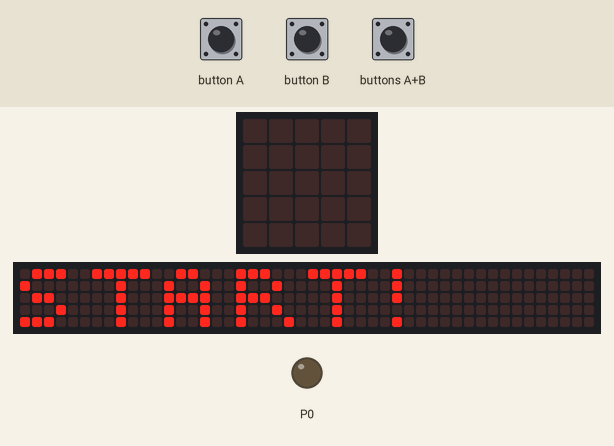
Bench run of a program on a simulated BBC micro:bit (MakeCode). On the bench: the board's 5×5 LED display, a strip that is not on the board, showing the scrolling text unrolled, output pins drawn as LEDs (lit = HIGH). The test bench sets the inputs (shaded band). The 48×5 strip is a reading aid, not a part: it shows the text the display is scrolling, unrolled, one strip-width of it at a time.

Above: at 5.6 s.
At 7.5 s:
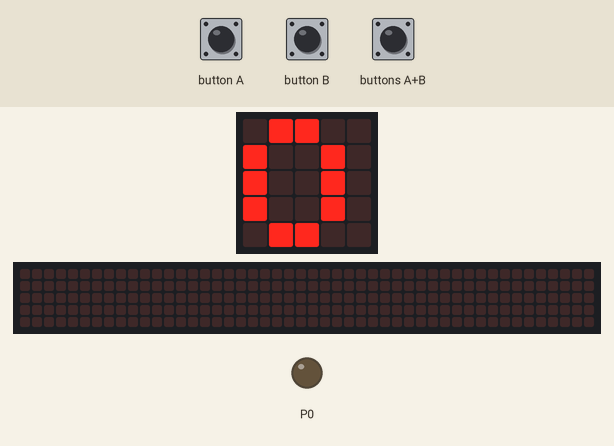
7.6 s: button B pressed for 0.15 s
At 7.92 s:
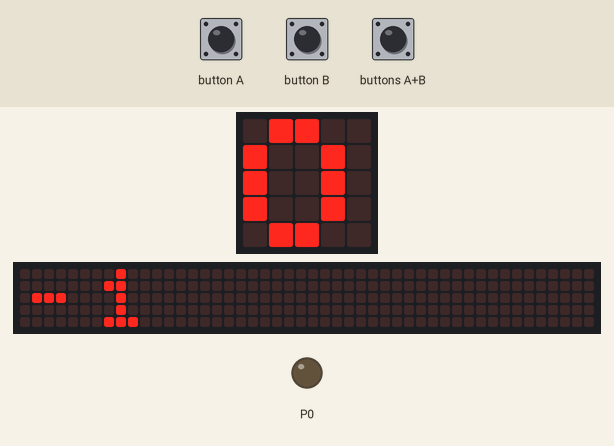
8.3 s: buttons A+B pressed for 0.15 s
At 8.66 s:
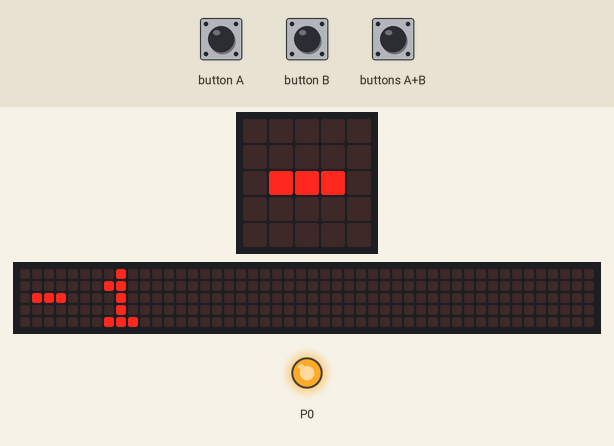
9.0 s: button A pressed for 0.15 s
9.7 s: button A pressed for 0.15 s
At 11.0 s:
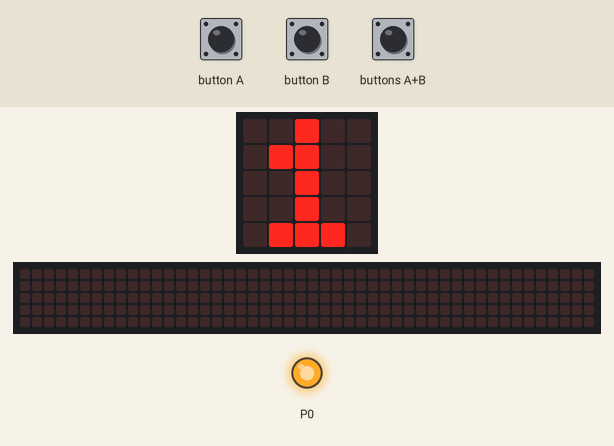
Timing chart, 0 to 12.7 s (numbered marks = the images above; inputs shaded):
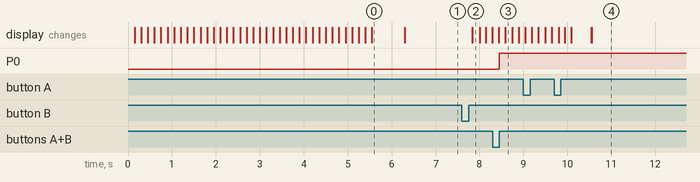

The program:

main.ts
```typescript
input.onButtonPressed(Button.A, function () {
    答えた数 += 1
})
input.onButtonPressed(Button.AB, function () {
    if (本当の数 > 答えた数) {
        pins.digitalWritePin(DigitalPin.P0, 1)
    }
    if (本当の数 < 答えた数) {
        pins.digitalWritePin(DigitalPin.P3, 1)
    }
    if (答えた数 == 本当の数) {
        basic.showLeds(`
            . . . . .
            . # . # .
            . . . . .
            # . . . #
            . # # # .
            `)
        basic.pause(5000)
        basic.clearScreen()
    }
})
input.onButtonPressed(Button.B, function () {
    答えた数 = 答えた数 - 1
})
let 答えた数 = 0
let 本当の数 = 0
basic.showString("START!")
本当の数 = 5
答えた数 = 0
basic.forever(function () {
    basic.showNumber(答えた数)
})
```

test.ts
```typescript
// テストはここに来ます。このパッケージが拡張機能として使用されるときにはコンパイルされません。
```

Measured:
- after the input at 7.6 s, the display: changes after 0.24 s (image 2)
- after the input at 8.3 s, P0: LOW → HIGH after 0.15 s
- what the display in image 0 shows lasts 0.7 s, from 5.6 s to 6.3 s
